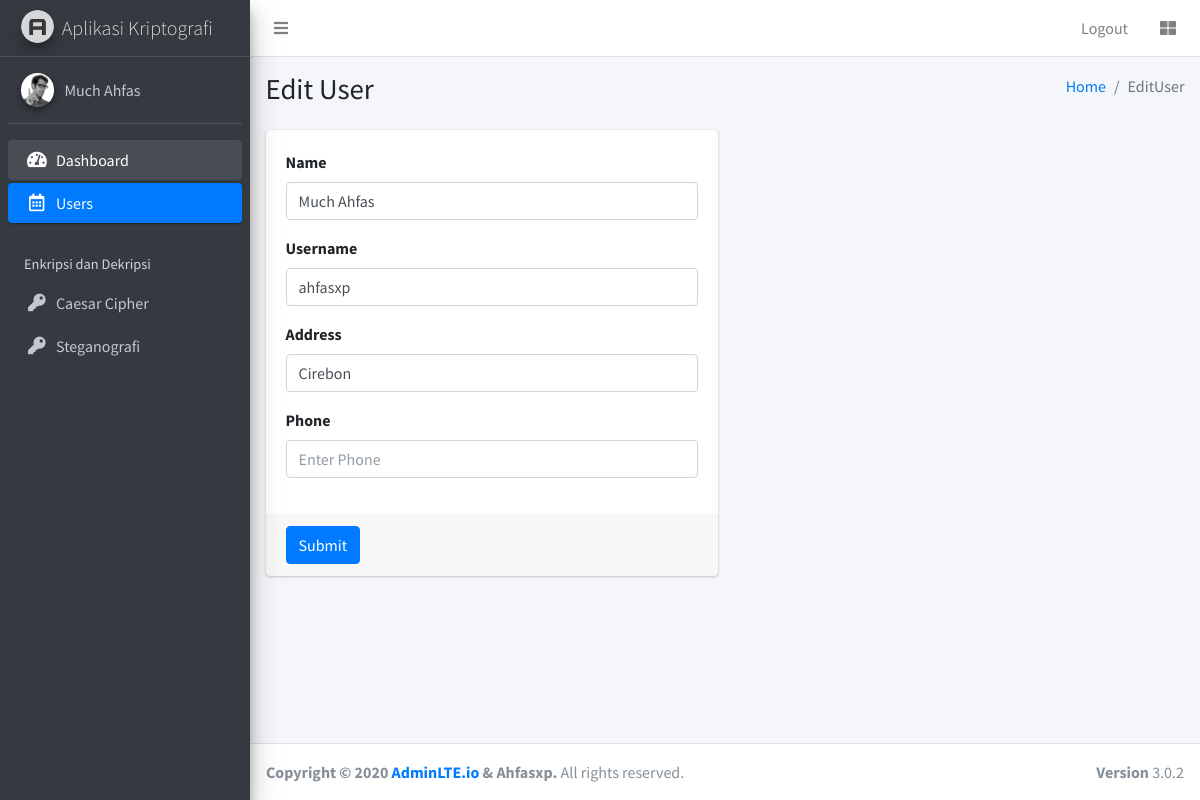
The app's page /edit.php?id=1 (signed in) with its own data.
### tables this page shows
CREATE TABLE `users` (
  `id` int(11) NOT NULL,
  `name` varchar(255) NOT NULL,
  `username` varchar(255) NOT NULL,
  `password` varchar(255) NOT NULL,
  `address` varchar(255) NOT NULL DEFAULT 'Belum diatur',
  `phone` varchar(255) NOT NULL DEFAULT 'Belum diatur',
  `avatar` varchar(255) DEFAULT NULL
);

### connect.php (called while the page is built, shortened)
<?php
class database{
	var $host = "localhost";
	var $username = "root";
	var $password = "";
	var $database = "kriptografi";
	var $koneksi;
	function __construct(){
		$this->koneksi = mysqli_connect($this->host, $this->username, $this->password,$this->database);
	}
	function get_by_id($id)
	{
		$query = mysqli_query($this->koneksi,"select * from users where id='$id'");
		return $query->fetch_array();
	}
}
?>

### edit.php (the view, shortened to what this page needs)
<!DOCTYPE html>
<html>
<head>
  <link rel="stylesheet" href="plugins/fontawesome-free/css/all.min.css">
  <link rel="stylesheet" href="https://code.ionicframework.com/ionicons/2.0.1/css/ionicons.min.css">
  <link rel="stylesheet" href="plugins/datatables-bs4/css/dataTables.bootstrap4.css">
  <link rel="stylesheet" href="dist/css/adminlte.min.css">
</head>
<body class="hold-transition sidebar-mini">
<div class="wrapper">
<?php
    include 'header.php';
    $db = new database();
    $id = $_GET['id'];
    if(! is_null($id))
    {
        $data = $db->get_by_id($id);
    }
    else
    {
        header('location:users.php');
    }
?>
      <nav class="mt-2">
        <ul class="nav nav-pills nav-sidebar flex-column" data-widget="treeview" role="menu" data-accordion="false">
               <li class="nav-item has-treeview menu-open">
            <a href="index.php" class="nav-link">
              <i class="nav-icon fas fa-tachometer-alt"></i>
              <p>
                Dashboard
              </p>
            </a>
          </li>
          <li class="nav-item">
            <a href="users.php" class="nav-link active">
              <i class="nav-icon far fa-calendar-alt"></i>
              <p>
                Users
              </p>
            </a>
          </li>
          <li class="nav-header">Enkripsi dan Dekripsi</li>
          <li class="nav-item">
            <a href="caesar.php" class="nav-link">
              <i class="nav-icon fa fa-key"></i>
              <p>
                Caesar Cipher
              </p>
            </a>
          </li>
          <li class="nav-item">
            <a href="steganografi.php" class="nav-link">
              <i class="nav-icon fa fa-key"></i>
              <p>
                Steganografi
              </p>
            </a>
          </li>
        </ul>
      </nav>
    </div>
  </aside>
  <div class="content-wrapper">
    <section class="content-header">
      <div class="container-fluid">
        <div class="row mb-2">
          <div class="col-sm-6">
            <h1>Edit User</h1>
          </div>
          <div class="col-sm-6">
            <ol class="breadcrumb float-sm-right">
              <li class="breadcrumb-item"><a href="#">Home</a></li>
              <li class="breadcrumb-item active">EditUser</li>
            </ol>
          </div>
        </div>
      </div>
    </section>
    <section class="content">
      <div class="container-fluid">
        <div class="row">
          <div class="col-md-6">
            <div class="card card-primary">
              <form role="form" method="POST" action="">
                <div class="card-body">
                  <div class="form-group">
                    <label for="name">Name</label>
                    <input type="text" class="form-control" id="name" name="name" placeholder="Enter Name" autocomplete="off" value="<?php echo $data['name']; ?>">
                  </div>
                  <div class="form-group">
                    <label for="username">Username</label>
                    <input type="text" class="form-control" id="uname" name="uname" placeholder="Enter Username" autocomplete="off" value="<?php echo $data['username']; ?>">
                  </div>
                  <div class="form-group">
                    <label for="address">Address</label>
                    <input type="text" class="form-control" id="address" name="address" placeholder="Enter Address" autocomplete="off" value="<?php echo $data['address']; ?>">
                  </div>
                  <div class="form-group">
                    <label for="phone">Phone</label>
                    <input type="number" class="form-control" id="phone" name="phone" placeholder="Enter Phone" autocomplete="off" value="<?php echo $data['phone']; ?>">
                  </div>
                </div>
                <div class="card-footer">
                  <button type="submit" name="update" class="btn btn-primary">Submit</button>
                </div>
              </form>
            </div>
          </div>
        </div>
      </div>
    </section>
  </div>
  <footer class="main-footer">
    <div class="float-right d-none d-sm-block">
      <b>Version</b> 3.0.2
    </div>
    <strong>Copyright &copy; 2020 <a href="http://adminlte.io">AdminLTE.io</a> & Ahfasxp.</strong> All rights
    reserved.
  </footer>
</div>
</body>
</html>

### records on screen
users: name "Much Ahfas", uname "ahfasxp", address "Cirebon"

### other values on screen
$_SESSION['nama'] "Much Ahfas"
